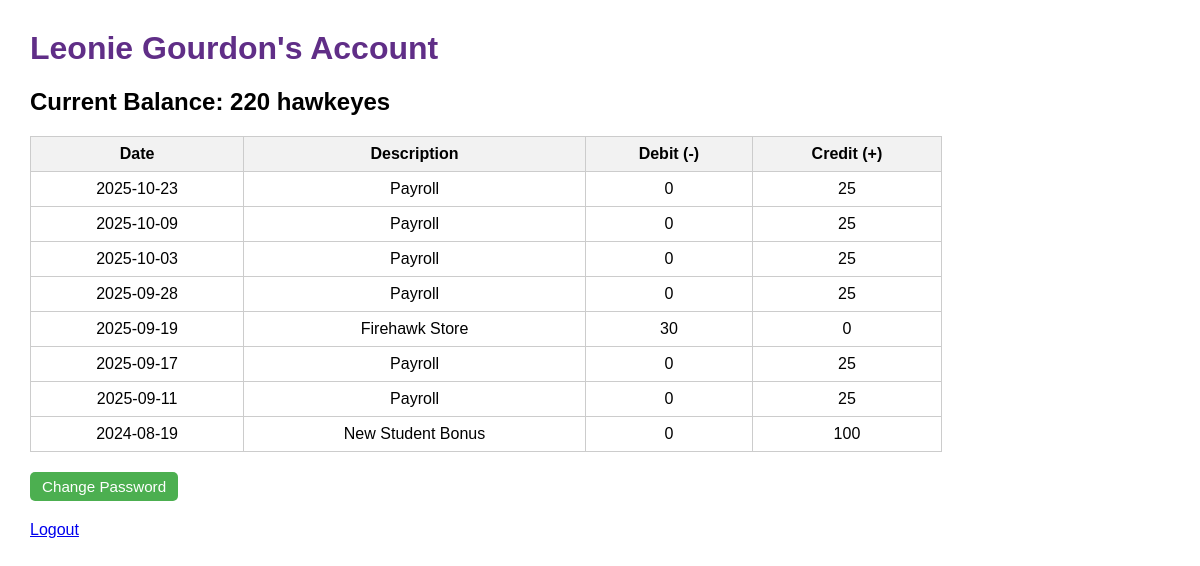
Screenshot of /student/dashboard (signed in) with the database file from the repository.
### tables this page shows
CREATE TABLE "students"(id INTEGER PRIMARY KEY, name TEXT, grade TEXT, password TEXT, default_payroll INTEGER, is_admin BOOLEAN DEFAULT 0);

CREATE TABLE "transactions" ( id INTEGER PRIMARY KEY, student_id INTEGER, date TEXT, description TEXT, debit INTEGER, credit INTEGER);

### app.py (the view)
@app.route("/student/dashboard")
def student_dashboard():
    if session.get("user_type") != "student":
        return redirect(url_for("login"))
    student_id = session["user_id"]
    conn = get_db_connection()
    student = conn.execute("SELECT * FROM students WHERE id = ?", (student_id,)).fetchone()
    transactions = conn.execute(
        "SELECT * FROM transactions WHERE student_id = ? ORDER BY date", (student_id,)
    ).fetchall()
    conn.close()
    balance_amount = calculate_balance(transactions)
    return render_template(
        "student_view.html",
        student=student,
        transactions=transactions,
        balance=balance_amount
    )

### app.py (called while the page is built)
def get_db_connection():
    conn = sqlite3.connect("hawkeyes.db")
    conn.row_factory = sqlite3.Row
    return conn

def calculate_balance(transactions):
    balance = sum(t["credit"] for t in transactions) - sum(t["debit"] for t in transactions)
    return balance

### templates/student_view.html (shortened to what this page needs)
<!DOCTYPE html>
<html>
<head>
</head>
<body>
    <h1>{{ student['name'] }}'s Account</h1>
    <h2 class="balance">Current Balance: {{ balance }} hawkeyes</h2>
    <table>
        <tr>
            <th>Date</th>
            <th>Description</th>
            <th>Debit (-)</th>
            <th>Credit (+)</th>
        </tr>
        {% for t in transactions|sort(attribute='date', reverse=true) %}
        <tr>
            <td>{{ t['date'] }}</td>
            <td>{{ t['description'] }}</td>
            <td>{{ t['debit'] }}</td>
            <td>{{ t['credit'] }}</td>
        </tr>
        {% endfor %}
    </table>
    <form action="{{ url_for('change_password') }}" method="get" style="display:inline;">
        <button type="submit" class="btn change-password-btn">Change Password</button>
    </form>
    <p class="logout"><a href="{{ url_for('logout') }}">Logout</a></p>
</body>
</html>

### templates/student_view.html (style rules this page uses)
body { font-family: Arial, sans-serif; margin: 30px; }
h1 { color: #602e87; }
table { border-collapse: collapse; width: 80%; margin-top: 20px; margin-bottom: 20px; }
th, td { border: 1px solid #ccc; padding: 8px; text-align: center; }
th { background-color: #f2f2f2; }
.balance { font-weight: bold; margin-top: 15px; }
.logout { margin-top: 20px; }
.btn { padding: 6px 12px; border-radius: 5px; cursor: pointer; font-size: 0.95em; border: none; text-decoration: none; }
.change-password-btn { background-color: #4CAF50; color: white; }

### rows the page displays
students: name "Leonie Gourdon"
transactions: date "2025-10-23", description "Payroll", debit "0", credit "25"
transactions: date "2025-10-09", description "Payroll", debit "0", credit "25"
transactions: date "2025-10-03", description "Payroll", debit "0", credit "25"
transactions: date "2025-09-28", description "Payroll", debit "0", credit "25"
transactions: date "2025-09-19", description "Firehawk Store", debit "30", credit "0"
transactions: date "2025-09-17", description "Payroll", debit "0", credit "25"
transactions: date "2025-09-11", description "Payroll", debit "0", credit "25"
transactions: date "2024-08-19", description "New Student Bonus", debit "0", credit "100"

### other values shown
{{ balance }} "220"
